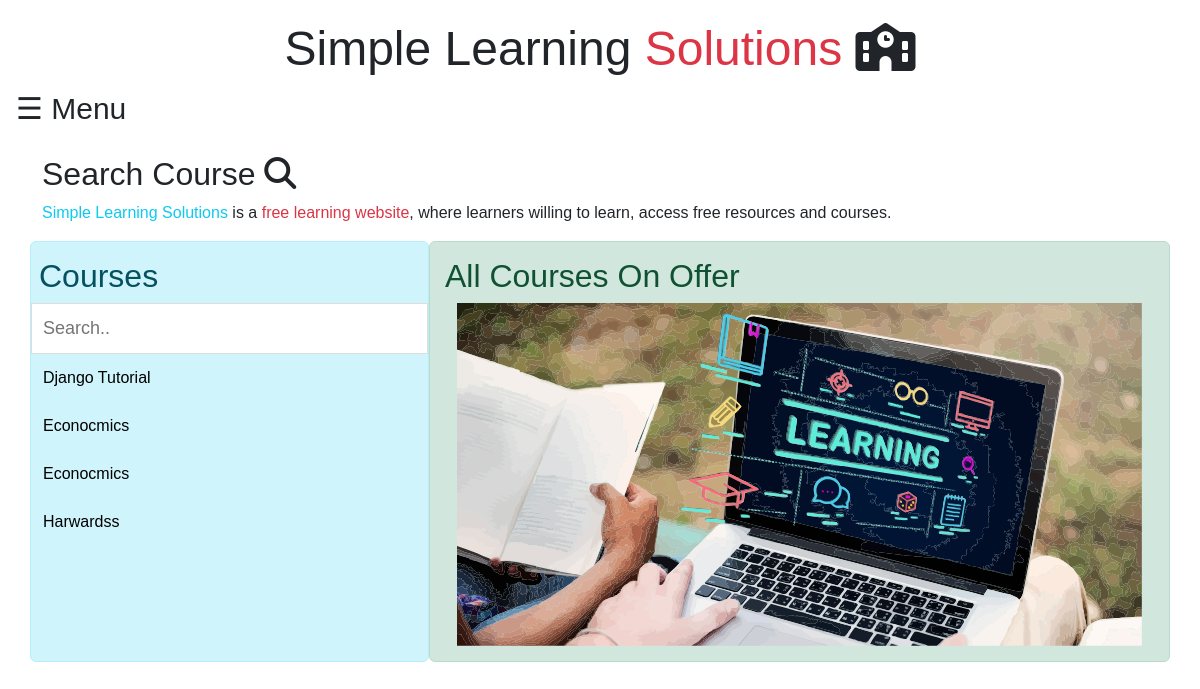
/, run on an earlier commit of the app's database.
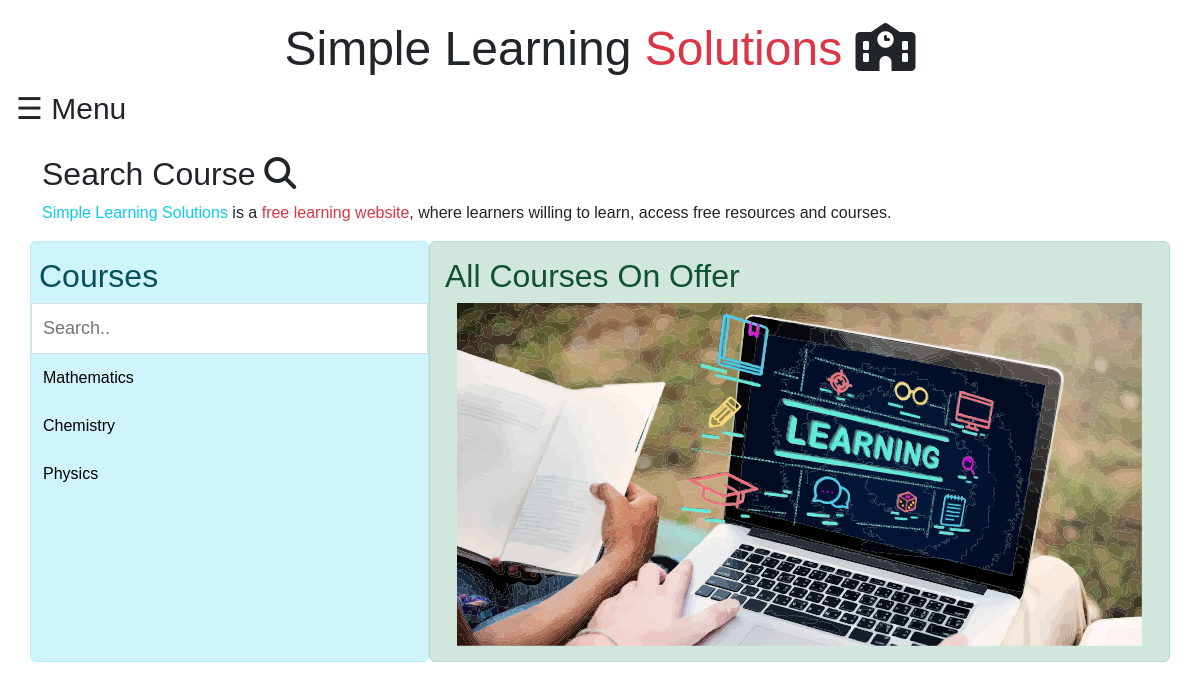
And on a later commit of the database.
### cms/models.py (models this page shows)
class course(models.Model):
    cname = models.CharField(max_length=400)
    user = models.ForeignKey(teacher,on_delete=models.CASCADE)
    slug = AutoSlugField(populate_from='cname',max_length=250,unique=True,null=True,default=None)
    disp = models.TextField(default=False)
    dateof  = models.DateTimeField(auto_now_add=True)
    cimg = models.ImageField(upload_to='courseimg/' ,default=False)

### user/views.py (the view)
# urls.py: path('',views.index.as_view(),name='homepage'),
class index(View):
    def get(self, request):
        courses = course.objects.all()
        return render(request,'index.html',{'courses': courses})

### templates/index.html (shortened to what this page needs)
{% extends 'core/base.html' %}
{% load static %}
{% block content %}
    {% include 'core/navbar.html' %}
   <div class="container mt-2">
    <h2>Search Course <i class="fas fa-search"></i> </h2>
    <p><span class="text-info">Simple Learning Solutions</span> is a <span class="text-danger">free learning website</span>, where learners willing to learn, access free resources and courses.</p>
    <div class="row">
      <div class="left alert alert-info" >
        <h2>Courses</h2>
        <input type="text" id="mySearch" onkeyup="myFunction()" placeholder="Search.." title="Type in a category">
        <ul id="myMenu">
            {% if courses %}
            {% for i in courses %}
            <li><a href="{% url 'useropencourse' id=i.slug  %}">{{i.cname | capfirst }}</a></li>
            {% endfor %}
            {% else %}
            <li><a href="#">No Course Yet</a></li>
            <li><p class="mx-3">Sorry, we have no course yet.</p></li>
            {% endif %}
        </ul>
      </div>
      <div class="right alert alert-success" >
        <h2>All Courses On Offer</h2>
        <div class="container mt-2">
            <img src="{% static 'cms/img/s.svg' %}" alt="" class="img-fluid" >
        </div>
      </div>
    </div>
    </div>
{% endblock content %}

### core/templates/core/base.html (shortened to what this page needs)
<!doctype html>
<html lang="en">
  <head>
  {% block link %}
  {% load cache %}
  {% cache 500 links %}
  <link href="https://cdn.jsdelivr.net/npm/bootstrap@5.2.1/dist/css/bootstrap.min.css" rel="stylesheet">
  <link rel="stylesheet" href="https://cdnjs.cloudflare.com/ajax/libs/font-awesome/6.2.0/css/all.min.css" />
 {% endcache links %}
  {% endblock link %}
  </head>
  <body>
    {% block content %}{% endblock content %}
  </body>
</html>

### core/templates/core/navbar.html (shortened to what this page needs)
<div id="main">
  <div class=" mt-1 text-center">
    <h1 class="display-5">Simple Learning <span class="text-danger text-center">Solutions</span> <i class="fas fa-school"></i> </h1>
  </div>
  <span style="font-size:30px;cursor:pointer" onclick="openNav()">&#9776; Menu</span>
</div>

### core/templates/core/navbar.html (style rules this page uses)
body { font-family: "Lato", sans-serif; }
#main { transition: margin-left .5s; padding: 16px; }

### templates/index.html (style rules this page uses)
body { font-family: Arial, Helvetica, sans-serif; }
* { box-sizing: border-box; }
.row { display: flex; }
.left { flex: 35%; padding: 15px 0; }
.left h2 { padding-left: 8px; }
.right { flex: 65%; padding: 15px; }
#mySearch { width: 100%; font-size: 18px; padding: 11px; border: 1px solid #ddd; }
#myMenu { list-style-type: none; padding: 0; margin: 0; }
#myMenu li a { padding: 12px; text-decoration: none; color: black; display: block }

What changed in the data, as far as the page shows it:
removed course: cname "Django Tutorial"
removed course: cname "Econocmics"
removed course: cname "Econocmics"
removed course: cname "Harwardss"
added course: cname "Mathematics"
added course: cname "Chemistry"
added course: cname "Physics"
